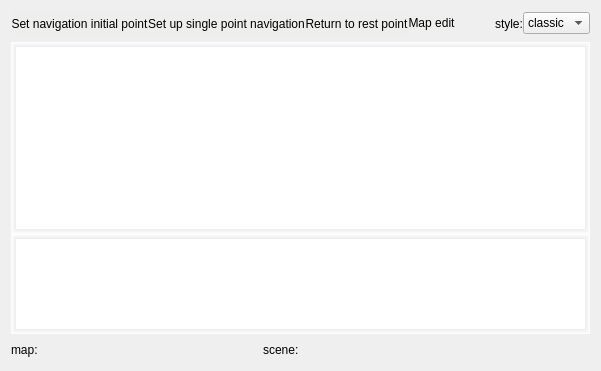
            <widget class="QWidget" name="page_4">
             <layout class="QVBoxLayout" name="verticalLayout_14">
              <item>
               <layout class="QVBoxLayout" name="verticalLayout_13">
                <item>
                 <layout class="QHBoxLayout" name="horizontalLayout_11">
                  <property name="spacing">
                   <number>0</number>
                  </property>
                  <item>
                   <widget class="QPushButton" name="set_pos_btn">
                    <property name="minimumSize">
                     <size>
                      <width>0</width>
                      <height>25</height>
                     </size>
                    </property>
                    <property name="maximumSize">
                     <size>
                      <width>16777215</width>
                      <height>16777215</height>
                     </size>
                    </property>
                    <property name="styleSheet">
                     <string notr="true">QPushButton:hover{
background-color:rgb(186, 189, 182);
border-bottom:2px solid rgb(67, 154, 246);
}
QPushButton:checked{
background-color:cyan;
border-bottom:2px solid white 
}
QPushButton:pressed{
background-color:rgb(67, 154, 246)
}
QPushButton{
background-color:rgb(238, 238, 236);
border:none; 
padding:0px 0px 0px 0px;
margin:0px 0px 0px 0px;
}</string>
                    </property>
                    <property name="text">
                     <string>Set navigation initial point</string>
                    </property>
                    <property name="icon">
                     <iconset resource="../resources/images.qrc">
                      <normaloff>:/images/classes/SetInitialPose.png</normaloff>:/images/classes/SetInitialPose.png</iconset>
                    </property>
                   </widget>
                  </item>
                  <item>
                   <widget class="QPushButton" name="set_goal_btn">
                    <property name="minimumSize">
                     <size>
                      <width>0</width>
                      <height>25</height>
                     </size>
                    </property>
                    <property name="styleSheet">
                     <string notr="true">QPushButton:hover{
background-color:rgb(186, 189, 182);
border-bottom:2px solid rgb(67, 154, 246);
}
QPushButton:checked{
background-color:cyan;
border-bottom:2px solid white 
}
QPushButton:pressed{
background-color:rgb(67, 154, 246)
}
QPushButton{
background-color:rgb(238, 238, 236);
border:none; 
padding:0px 0px 0px 0px;
margin:0px 0px 0px 0px;
}</string>
                    </property>
                    <property name="text">
                     <string>Set up single point navigation</string>
                    </property>
                    <property name="icon">
                     <iconset resource="../resources/images.qrc">
                      <normaloff>:/images/classes/SetGoal.png</normaloff>:/images/classes/SetGoal.png</iconset>
                    </property>
                   </widget>
                  </item>
                  <item>
                   <widget class="QPushButton" name="return_btn">
                    <property name="maximumSize">
                     <size>
                      <width>16777215</width>
                      <height>25</height>
                     </size>
                    </property>
                    <property name="styleSheet">
                     <string notr="true">QPushButton:hover{
background-color:rgb(186, 189, 182);
border-bottom:2px solid rgb(67, 154, 246);
}
QPushButton:checked{
background-color:cyan;
border-bottom:2px solid white 
}
QPushButton:pressed{
background-color:rgb(67, 154, 246)
}
QPushButton{
background-color:rgb(238, 238, 236);
border:none; 
padding:0px 0px 0px 0px;
margin:0px 0px 0px 0px;
}</string>
                    </property>
                    <property name="text">
                     <string>Return to rest point</string>
                    </property>
                    <property name="icon">
                     <iconset resource="../resources/images.qrc">
                      <normaloff>:/images/return.png</normaloff>:/images/return.png</iconset>
                    </property>
                   </widget>
                  </item>
                  <item>
                   <widget class="QPushButton" name="set_mutil_goal_btn">
                    <property name="styleSheet">
                     <string notr="true">QPushButton:hover{
background-color:rgb(186, 189, 182);
border-bottom:2px solid rgb(67, 154, 246);
}
QPushButton:checked{
background-color:cyan;
border-bottom:2px solid white 
}
QPushButton:pressed{
background-color:rgb(67, 154, 246)
}
QPushButton{
background-color:rgb(238, 238, 236);
border:none; 
padding:0px 0px 0px 0px;
margin:0px 0px 0px 0px;
}</string>
                    </property>
                    <property name="text">
                     <string>Map edit</string>
                    </property>
                    <property name="icon">
                     <iconset theme="://images/mutil_pose.png">
                      <normaloff>.</normaloff>.</iconset>
                    </property>
                   </widget>
                  </item>
                  <item>
                   <spacer name="horizontalSpacer_2">
                    <property name="orientation">
                     <enum>Qt::Horizontal</enum>
                    </property>
                    <property name="sizeHint" stdset="0">
                     <size>
                      <width>40</width>
                      <height>20</height>
                     </size>
                    </property>
                   </spacer>
                  </item>
                  <item>
                   <widget class="QLabel" name="label_2">
                    <property name="text">
                     <string>style:</string>
                    </property>
                   </widget>
                  </item>
                  <item>
                   <widget class="QComboBox" name="comboBox_mapType">
                    <property name="styleSheet">
                     <string notr="true">background-color:none</string>
                    </property>
                    <item>
                     <property name="text">
                      <string>classic</string>
                     </property>
                    </item>
                    <item>
                     <property name="text">
                      <string>rviz</string>
                     </property>
                    </item>
                   </widget>
                  </item>
                 </layout>
                </item>
                <item>
                 <layout class="QVBoxLayout" name="verticalLayout_build_map">
                  <property name="spacing">
                   <number>0</number>
                  </property>
                  <item>
                   <widget class="QGraphicsView" name="mapViz">
                    <property name="layoutDirection">
                     <enum>Qt::LeftToRight</enum>
                    </property>
                    <property name="styleSheet">
                     <string notr="true">QGraphicsView{
border-top: 5px solid qlineargradient(y0:0, y1:1,stop: 0 #ececef, stop: 1 white);
border-left: 5px solid qlineargradient(x0:0, x1:1,stop: 0 #ececef, stop: 1 white);
 border-bottom: 5px solid qlineargradient(y0:0, y1:1,stop: 0 white, stop: 1  #ececef);
border-right: 5px solid qlineargradient(x0:0, x1:1,stop:  0 white, stop: 1 #ececef);
background-color: rgb(255,255,255);
}
</string>
                    </property>
                    <property name="verticalScrollBarPolicy">
                     <enum>Qt::ScrollBarAlwaysOff</enum>
                    </property>
                    <property name="horizontalScrollBarPolicy">
                     <enum>Qt::ScrollBarAlwaysOff</enum>
                    </property>
                   </widget>
                  </item>
                  <item>
                   <widget class="QWidget" name="widget_rviz" native="true">
                    <property name="minimumSize">
                     <size>
                      <width>0</width>
                      <height>100</height>
                     </size>
                    </property>
                    <property name="styleSheet">
                     <string notr="true">QWidget{
border-top: 5px solid qlineargradient(y0:0, y1:1,stop: 0 #ececef, stop: 1 white);
border-left: 5px solid qlineargradient(x0:0, x1:1,stop: 0 #ececef, stop: 1 white);
 border-bottom: 5px solid qlineargradient(y0:0, y1:1,stop: 0 white, stop: 1  #ececef);
border-right: 5px solid qlineargradient(x0:0, x1:1,stop:  0 white, stop: 1 #ececef);
background-color: rgb(255,255,255);
}
</string>
                    </property>
                    <layout class="QVBoxLayout" name="verticalLayout_16">
                     <item>
                      <layout class="QVBoxLayout" name="verticalLayout_rviz"/>
                     </item>
                    </layout>
                   </widget>
                  </item>
                 </layout>
                </item>
                <item>
                 <layout class="QHBoxLayout" name="horizontalLayout_12">
                  <item>
                   <widget class="QLabel" name="label">
                    <property name="minimumSize">
                     <size>
                      <width>40</width>
                      <height>20</height>
                     </size>
                    </property>
                    <property name="maximumSize">
                     <size>
                      <width>40</width>
                      <height>20</height>
                     </size>
                    </property>
                    <property name="text">
                     <string>map:</string>
                    </property>
                   </widget>
                  </item>
                  <item>
                   <widget class="QLabel" name="label_pos_map">
                    <property name="minimumSize">
                     <size>
                      <width>200</width>
                      <height>20</height>
                     </size>
                    </property>
                    <property name="maximumSize">
                     <size>
                      <width>200</width>
                      <height>20</height>
                     </size>
                    </property>
                    <property name="styleSheet">
                     <string notr="true"/>
                    </property>
                    <property name="text">
                     <string/>
                    </property>
                   </widget>
                  </item>
                  <item>
                   <widget class="QLabel" name="label_5">
                    <property name="minimumSize">
                     <size>
                      <width>40</width>
                      <height>20</height>
                     </size>
                    </property>
                    <property name="maximumSize">
                     <size>
                      <width>40</width>
                      <height>20</height>
                     </size>
                    </property>
                    <property name="text">
                     <string>scene:</string>
                    </property>
                   </widget>
                  </item>
                  <item>
                   <widget class="QLabel" name="label_pos_scene">
                    <property name="minimumSize">
                     <size>
                      <width>200</width>
                      <height>20</height>
                     </size>
                    </property>
                    <property name="maximumSize">
                     <size>
                      <width>200</width>
                      <height>20</height>
                     </size>
                    </property>
                    <property name="text">
                     <string/>
                    </property>
                   </widget>
                  </item>
                  <item>
                   <spacer name="horizontalSpacer_3">
                    <property name="orientation">
                     <enum>Qt::Horizontal</enum>
                    </property>
                    <property name="sizeHint" stdset="0">
                     <size>
                      <width>40</width>
                      <height>20</height>
                     </size>
                    </property>
                   </spacer>
                  </item>
                 </layout>
                </item>
               </layout>
              </item>
             </layout>
            </widget>
